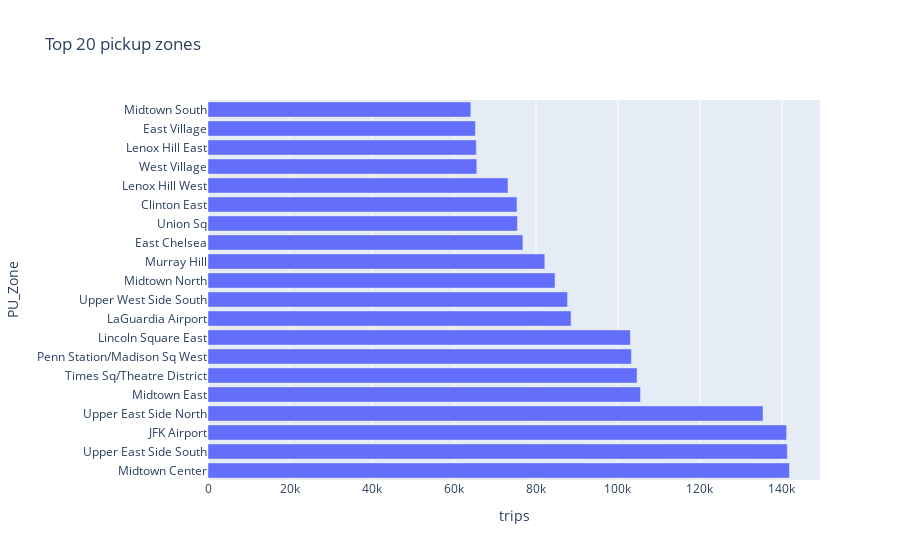

Notebook code for this chart:
### Code cell
fig = px.bar(df_top_pu, x="trips", y="PU_Zone", orientation="h",
              title="Top 20 pickup zones", hover_data=["PU_Borough"])
fig.show()

### Figure 1 — Plotly figure (JSON) as saved in the notebook; plotly's stock layout.template omitted (floating-point values rounded to 4 significant figures)
{"data": [{"customdata": [["Manhattan"], ["Manhattan"], ["Queens"], ["Manhattan"], ["Manhattan"], ["Manhattan"], ["Manhattan"], ["Manhattan"], ["Queens"], ["Manhattan"], ["Manhattan"], ["Manhattan"], ["Manhattan"], ["Manhattan"], ["Manhattan"], ["Manhattan"], ["Manhattan"], ["Manhattan"], ["Manhattan"], ["Manhattan"]], "hovertemplate": "trips=%{x}<br>PU_Zone=%{y}<br>PU_Borough=%{customdata[0]}<extra></extra>", "legendgroup": "", "marker": {"color": "#636efa", "pattern": {"shape": ""}}, "name": "", "orientation": "h", "showlegend": false, "textposition": "auto", "type": "bar", "x": [141807, 141292, 141128, 135376, 105479, 104653, 103280, 103022, 88560, 87704, 84645, 82151, 76809, 75479, 75358, 73170, 65563, 65430, 65228, 64099], "xaxis": "x", "y": ["Midtown Center", "Upper East Side South", "JFK Airport", "Upper East Side North", "Midtown East", "Times Sq/Theatre District", "Penn Station/Madison Sq West", "Lincoln Square East", "LaGuardia Airport", "Upper West Side South", "Midtown North", "Murray Hill", "East Chelsea", "Union Sq", "Clinton East", "Lenox Hill West", "West Village", "Lenox Hill East", "East Village", "Midtown South"], "yaxis": "y"}], "layout": {"barmode": "relative", "legend": {"tracegroupgap": 0}, "title": {"text": "Top 20 pickup zones"}, "xaxis": {"anchor": "y", "domain": [0, 1], "title": {"text": "trips"}}, "yaxis": {"anchor": "x", "domain": [0, 1], "title": {"text": "PU_Zone"}}}}
